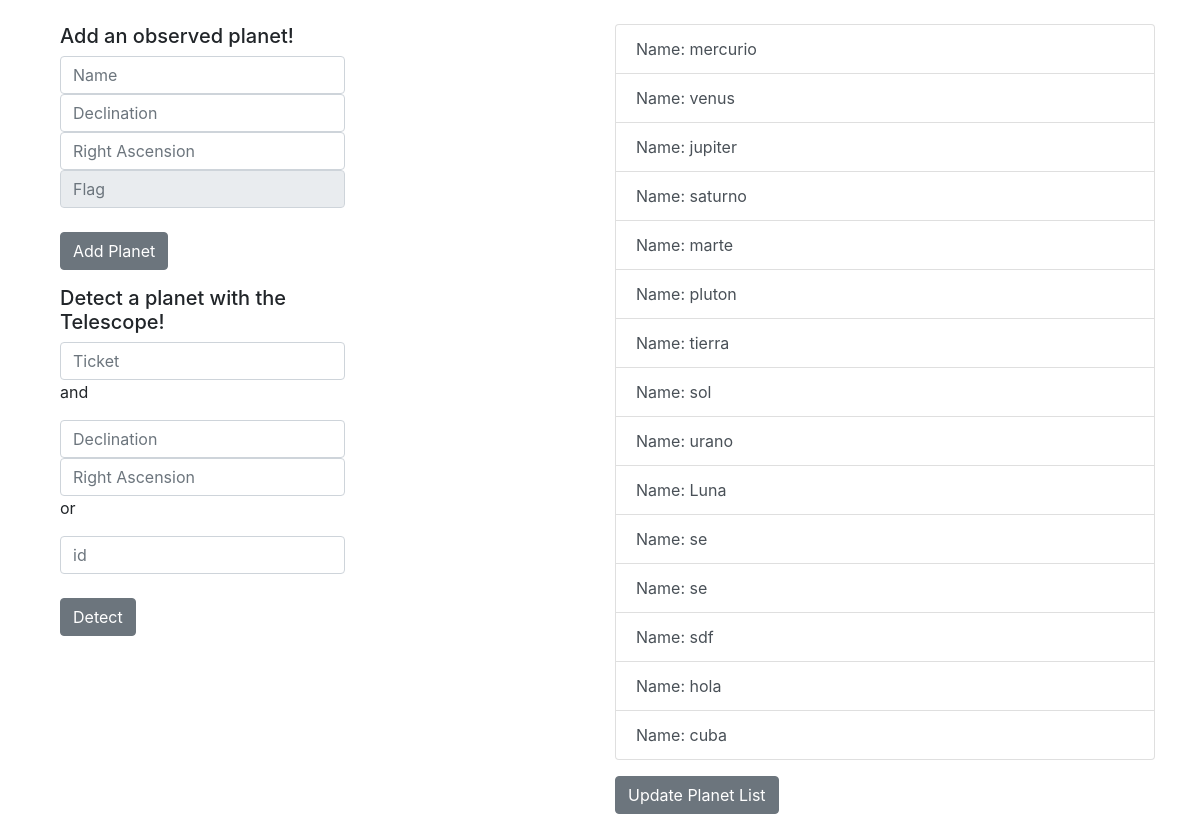
Screenshot of / (signed in) with the database file from the repository.
### planet.py (models this page shows, shortened)
class Planet(db.Model):
    id = db.Column('dateaseId', db.Integer, primary_key=True)
    planetId = db.Column(db.String(100))
    name = db.Column(db.String(100))
    declination = db.Column(db.String(100))
    rightAscension = db.Column(db.String(100))
    location = db.Column(db.String(100))
    flag = db.Column(db.String(100))

### routes.py (the view)
@routes.route('/')
@is_logged_in
def index():
    planets = Planet.query.all()
    if request.method == 'POST':
        planets = Planet.query.all()
        return render_template('index.html', planets=planets)
    return render_template("index.html", planets=planets)

### routes.py (called while the page is built)
def is_logged_in(f):
    @wraps(f)
    def wrap(*args, **kwargs):
        if 'logged_in' in session:
            return f(*args, **kwargs)
        else:
            return redirect(url_for('routes.login'))
    return wrap

### templates/index.html (shortened to what this page needs)
<!DOCTYPE html>
<html lang="en">
<head>
    <link rel="stylesheet" href="/static/css/styles.css">
    <link rel="stylesheet" href="https://maxcdn.bootstrapcdn.com/bootstrap/4.0.0/css/bootstrap.min.css"
>
</head>
<body>
<div class="container">
    <div class="row">
        <div class="col-md-6 mt-4">
            <div class="col-md-7">
                <h5>Add an observed planet!</h5>
                <input id="name" type="text" placeholder="Name" class="form-control">
                <input id="declination" type="text" placeholder="Declination" class="form-control">
                <input id="rightAscension" type="text" placeholder="Right Ascension" class="form-control">
                <input id="flag" type="text" placeholder="Flag" disabled class="form-control">
                <br>
                <button class="btn btn-secondary" id=" submit2" onClick="addPlanet(this.id)">Add Planet</button>
            </div>
            <div class="mt-3 col-md-7">
                <h5>Detect a planet with the Telescope!</h5>
                <input id="ticket" type="text" placeholder="Ticket" class="form-control">
                <p> and </p>
                <input id="declination2" type="text" placeholder="Declination" class="form-control">
                <input id="rightAscension2" type="text" placeholder="Right Ascension" class="form-control">
                <p> or </p>
                <input id="planetId" type="text" placeholder="id" class="form-control">
                <br>
                <button class="btn btn-secondary" id=" submit1" onClick="getPlanet(this.id)">Detect</button>
            </div>
        </div>
        <div class="col-md-6 mt-4">
            <div class="list-group">
                {% for planet in planets %}
                    <a href="/planet_details?name={{ planet.name }}" class="list-group-item list-group-item-action">Name: {{ planet.name }}</a>
                {% endfor %}
            </div>
            <a class="btn btn-secondary mt-3" href="/" role="button">Update Planet List</a>
        </div>
    </div>
</div>
</body>
</html>

### rows the page displays
Planet: name "mercurio"
Planet: name "venus"
Planet: name "jupiter"
Planet: name "saturno"
Planet: name "marte"
Planet: name "pluton"
Planet: name "tierra"
Planet: name "sol"
Planet: name "urano"
Planet: name "Luna"
Planet: name "se"
Planet: name "se"
Planet: name "sdf"
Planet: name "hola"
Planet: name "cuba"
